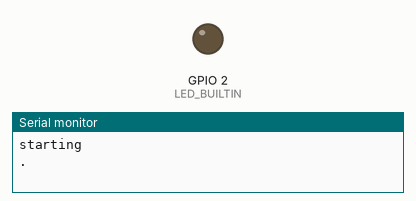
Recording of a program running on a simulated ESP8266 (NodeMCU). Shown: output pins drawn as LEDs (lit = HIGH, except the on-board LED, lit = LOW), the last lines printed to the serial monitor. WiFi joins after 1.5 s; servers stay silent unless stated.

Above: at 0.1 s.
At 0.6 s:
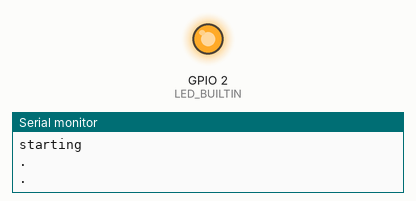
Timing chart, 0 to 2.5 s (numbered marks = the images above):
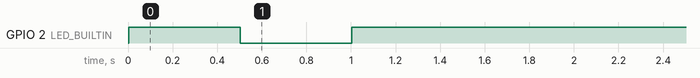

The program:

main.cpp
```cpp
#include <ESP8266WiFi.h>

#define WIFI_SSID "Krds"
#define WIFI_PASSWORD "20241125"

void setup() {
  Serial.begin(115200);
  pinMode(LED_BUILTIN, OUTPUT);

  WiFi.begin(WIFI_SSID, WIFI_PASSWORD);

  Serial.println("starting");
}

bool isConnected = false;

void loop() {
  if (WiFi.status() == WL_CONNECTED && !isConnected) {
    Serial.println("Connected");
    digitalWrite(LED_BUILTIN, HIGH);
    isConnected = true;
  }

  if (WiFi.status() != WL_CONNECTED) {
    Serial.println(".");
    digitalWrite(LED_BUILTIN, !digitalRead(LED_BUILTIN));
    delay(500);
    isConnected = false;
  }
}
```

Measured:
- by itself, GPIO 2 (LED_BUILTIN): LOW → HIGH at 0.00 s, → LOW 0.50 s later, → HIGH 0.50 s later
